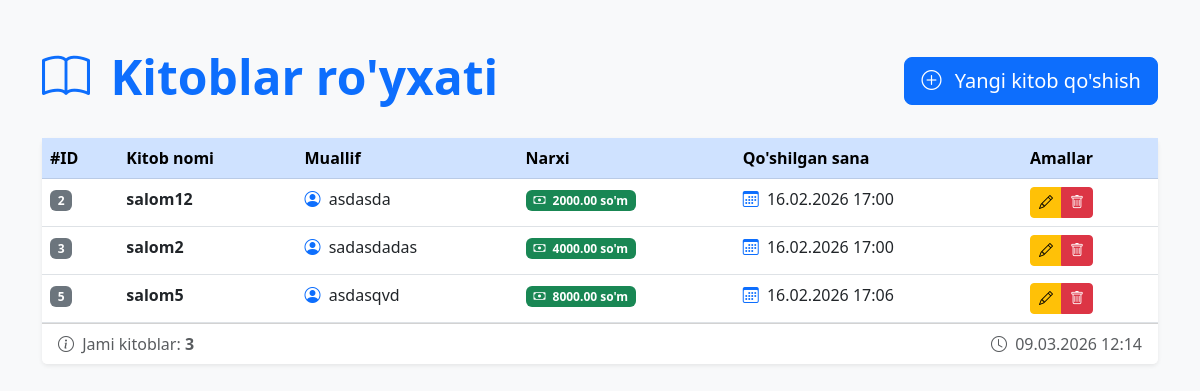
The page /books/ on the database as committed earlier.
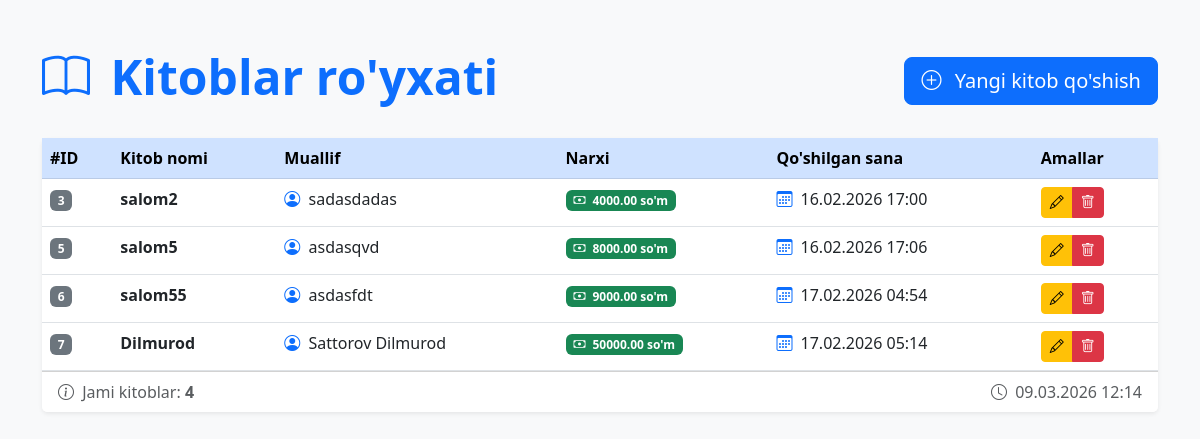
The same page on the database as committed later.
### books/models.py (models this page shows, shortened)
class Book(models.Model):
    title = models.CharField(max_length=200)
    author = models.CharField(max_length=200)
    price = models.DecimalField(max_digits=10, decimal_places=2)
    created_at = models.DateTimeField(auto_now_add=True)
    class Meta:
        db_table = 'books'

### books/views.py (the view)
# urls.py: path('',views.book_list,name='book_list'),
def book_list(request):
    books = Book.objects.all()
    return render(request, "books/book_list.html", {'books':books})

### notifications/context_processors.py (called while the page is built)
def notifications(request):
    if request.user.is_authenticated:
        return {
            'notifications': Notification.objects.filter(user=request.user)[:5],
            'notif_count': Notification.objects.filter(user=request.user, is_read=False).count(),
        }
    return {'notifications': [], 'notif_count': 0}

### books/templates/books/book_list.html (shortened to what this page needs)
<!DOCTYPE html>
<html lang="uz">
<head>
    <link href="https://cdn.jsdelivr.net/npm/bootstrap@5.3.0/dist/css/bootstrap.min.css" rel="stylesheet">
    <link rel="stylesheet" href="https://cdn.jsdelivr.net/npm/bootstrap-icons@1.11.0/font/bootstrap-icons.css">
</head>
<body class="bg-light">
    <div class="container py-5">
        <div class="d-flex justify-content-between align-items-center mb-4">
            <h1 class="display-5 fw-bold text-primary">
                <i class="bi bi-book me-2"></i>
                Kitoblar ro'yxati
            </h1>
            <a href="{% url 'book_create' %}" class="btn btn-primary btn-lg">
                <i class="bi bi-plus-circle me-2"></i>
                Yangi kitob qo'shish
            </a>
        </div>
        <div class="card shadow-sm border-0">
            <div class="card-body p-0">
                {% if books %}
                <div class="table-responsive">
                    <table class="table table-hover mb-0">
                        <thead class="table-primary">
                            <tr>
                                <th scope="col">#ID</th>
                                <th scope="col">Kitob nomi</th>
                                <th scope="col">Muallif</th>
                                <th scope="col">Narxi</th>
                                <th scope="col">Qo'shilgan sana</th>
                                <th scope="col">Amallar</th>
                            </tr>
                        </thead>
                        <tbody>
                            {% for book in books %}
                            <tr>
                                <td><span class="badge bg-secondary">{{ book.id }}</span></td>
                                <td class="fw-bold">{{ book.title }}</td>
                                <td>
                                    <i class="bi bi-person-circle text-primary me-1"></i>
                                    {{ book.author }}
                                </td>
                                <td>
                                    <span class="badge bg-success">
                                        <i class="bi bi-cash me-1"></i>
                                        {{ book.price }} so'm
                                    </span>
                                </td>
                                <td>
                                    <i class="bi bi-calendar3 text-primary me-1"></i>
                                    {{ book.created_at|date:"d.m.Y H:i" }}
                                </td>
                                <td>
                                    <div class="btn-group" role="group">
                                        <a href="{% url 'book_update' book.pk %}" class="btn btn-warning btn-sm">
                                            <i class="bi bi-pencil"></i>
                                        </a>
                                        <a href="{% url 'book_delete' book.pk %}" class="btn btn-danger btn-sm">
                                            <i class="bi bi-trash"></i>
                                        </a>
                                    </div>
                                </td>
                            </tr>
                            {% endfor %}
                        </tbody>
                    </table>
                </div>
                {% endif %}
            </div>
            <div class="card-footer bg-white text-muted">
                <div class="d-flex justify-content-between align-items-center">
                    <span>
                        <i class="bi bi-info-circle me-1"></i>
                        Jami kitoblar: <strong>{{ books|length }}</strong>
                    </span>
                    <span>
                        <i class="bi bi-clock me-1"></i>
                        {% now "d.m.Y H:i" %}
                    </span>
                </div>
            </div>
        </div>
    </div>
</body>
</html>

Rows that differ between the two databases and show on the page:
removed Book: id "2", title "salom12", author "asdasda", price "2000.00", created_at "16.02.2026 17:00"
added Book: id "6", title "salom55", author "asdasfdt", price "9000.00", created_at "17.02.2026 04:54"
added Book: id "7", title "Dilmurod", author "Sattorov Dilmurod", price "50000.00", created_at "17.02.2026 05:14"
Other text that changed with them:
{{ books|length }}: "3" → "4"
